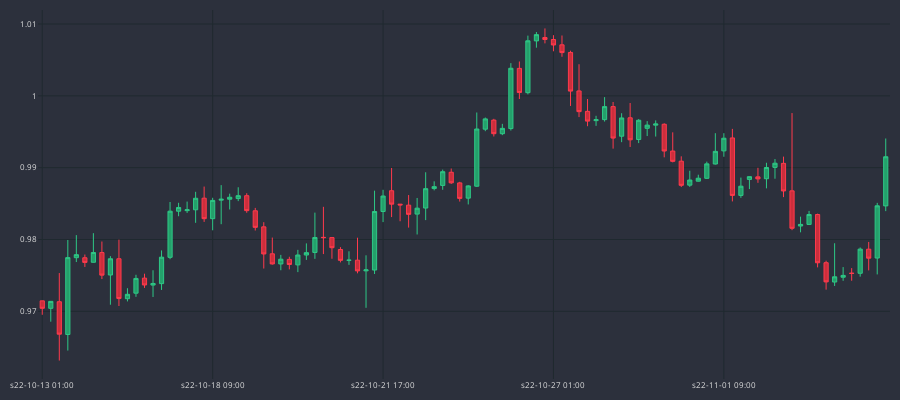

The notebook cell this image was saved under:
### Code cell
fig = go.Figure()
fig.add_trace(go.Candlestick(
    x = df_plot.sTime,
    open = df_plot.mid_o,
    high= df_plot.mid_h,
    low = df_plot.mid_l,
    close = df_plot.mid_c,
    line=dict(width=1), opacity=1,
    increasing_fillcolor = "#24A06B",
    decreasing_fillcolor="#CC2E3C",
    increasing_line_color = "#2EC886",
    decreasing_line_color = "#FF3A4C"
))
fig.update_yaxes(
    gridcolor = "#1f292f"
)

fig.update_xaxes(
    gridcolor = "#1f292f",
    rangeslider=dict(visible=False),
    nticks = 5
)

fig.update_layout(
    width=900,
    height=400,
    margin=dict(l=10, r=10, b=10, t=10),
    paper_bgcolor = "#2c303c",
    plot_bgcolor = "#2c303c",
    font=dict(size=8, color="#e1e1e1"),

)

fig.show()
